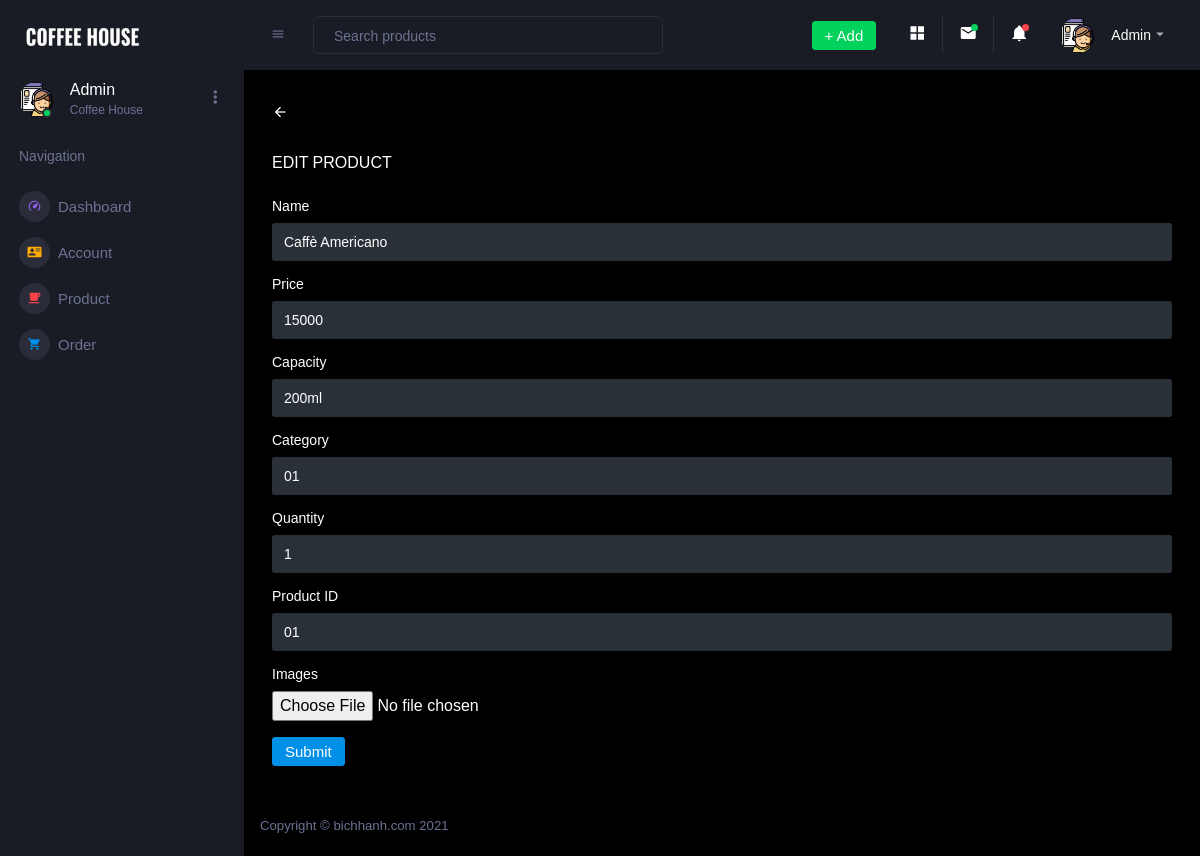
The page /admin/edit.php?id=1 on the database its author committed.
### tables this page shows
CREATE TABLE `sanpham` (
  `masp` varchar(30) NOT NULL,
  `tensp` varchar(22) NOT NULL,
  `hinhanh` varchar(50) NOT NULL,
  `gia` double NOT NULL,
  `dungtich` varchar(22) NOT NULL,
  `matl` varchar(22) NOT NULL,
  `soluong` int(10) NOT NULL,
  `id` int(11) NOT NULL
);

### admin/hehe.php (called while the page is built, shortened)
<?php
class module{
    function getByID($id){
        $db = new Connection();
        $conn = $db -> conn;
        $sql = "SELECT * FROM sanpham WHERE id = '$id'";
        $result = mysqli_query($conn, $sql);
        if(mysqli_num_rows($result) > 0){
            return mysqli_fetch_assoc($result);
        }
        return null;
    }
}
?>

### admin/edit.php (the view, shortened to what this page needs)
<?php
require_once("hehe.php");
$id = $_GET['id'];
$a = new module();
$edit = $a -> getByID($id);
?>
<!DOCTYPE html>
<html lang="en">
  <head>
    <link rel="stylesheet" href="assets/vendors/mdi/css/materialdesignicons.min.css">
    <link rel="stylesheet" href="assets/vendors/css/vendor.bundle.base.css">
    <link rel="stylesheet" href="assets/vendors/jvectormap/jquery-jvectormap.css">
    <link rel="stylesheet" href="assets/vendors/flag-icon-css/css/flag-icon.min.css">
    <link rel="stylesheet" href="assets/vendors/owl-carousel-2/owl.carousel.min.css">
    <link rel="stylesheet" href="assets/vendors/owl-carousel-2/owl.theme.default.min.css">
    <link rel="stylesheet" href="assets/css/style.css">
  </head>
  <body>
    <div class="container-scroller">
      <nav class="sidebar sidebar-offcanvas" id="sidebar">
        <div class="sidebar-brand-wrapper d-none d-lg-flex align-items-center justify-content-center fixed-top">
          <a class="sidebar-brand brand-logo" href="index.php"><img src="../images/COFFEE HOUSE.png" alt="logo" /></a>
        </div>
        <ul class="nav">
          <li class="nav-item profile">
            <div class="profile-desc">
              <div class="profile-pic">
                <div class="count-indicator">
                  <img class="img-xs rounded-circle " src="../images/admin.png" alt="">
                  <span class="count bg-success"></span>
                </div>
                <div class="profile-name">
                  <h5 class="mb-0 font-weight-normal">Admin</h5>
                  <span>Coffee House</span>
                </div>
              </div>
              <a href="#" id="profile-dropdown" data-toggle="dropdown"><i class="mdi mdi-dots-vertical"></i></a>
            </div>
          </li>
          <li class="nav-item nav-category">
            <span class="nav-link">Navigation</span>
          </li>
          <li class="nav-item menu-items">
            <a class="nav-link" href="index.php">
              <span class="menu-icon">
                <i class="mdi mdi-speedometer"></i>
              </span>
              <span class="menu-title">Dashboard</span>
            </a>
          </li>
          <li class="nav-item menu-items">
            <a class="nav-link" href="account.php">
              <span class="menu-icon">
                <i class="mdi mdi-account-card-details"></i>
              </span>
              <span class="menu-title">Account</span>
            </a>
          </li>
          <li class="nav-item menu-items">
            <a class="nav-link" href="product.php">
              <span class="menu-icon">
                <i class="mdi mdi-coffee"></i>
              </span>
              <span class="menu-title">Product</span>
            </a>
          </li>
          <li class="nav-item menu-items">
            <a class="nav-link" href="order.php">
              <span class="menu-icon">
                <i class="mdi mdi-cart"></i>
              </span>
              <span class="menu-title">Order</span>
            </a>
          </li>
        </ul>
      </nav>
      <div class="container-fluid page-body-wrapper">
        <nav class="navbar p-0 fixed-top d-flex flex-row">
          <div class="navbar-menu-wrapper flex-grow d-flex align-items-stretch">
            <button class="navbar-toggler navbar-toggler align-self-center" type="button" data-toggle="minimize">
              <span class="mdi mdi-menu"></span>
            </button>
            <ul class="navbar-nav w-100">
              <li class="nav-item w-100">
                <form class="nav-link mt-2 mt-md-0 d-none d-lg-flex search">
                  <input type="text" class="form-control" placeholder="Search products">
                </form>
              </li>
            </ul>
            <ul class="navbar-nav navbar-nav-right">
            <li class="nav-item dropdown d-none d-lg-block">
                <a class="nav-link btn btn-success create-new-button" id="createbuttonDropdown" data-toggle="dropdown" aria-expanded="false" href="#">+ Add</a>
              </li>
              <li class="nav-item nav-settings d-none d-lg-block">
                <a class="nav-link" href="#">
                  <i class="mdi mdi-view-grid"></i>
                </a>
              </li>
              <li class="nav-item dropdown border-left">
                <a class="nav-link count-indicator dropdown-toggle" id="messageDropdown" href="#" data-toggle="dropdown" aria-expanded="false">
                  <i class="mdi mdi-email"></i>
                  <span class="count bg-success"></span>
                </a>
              </li>
              <li class="nav-item dropdown border-left">
                <a class="nav-link count-indicator dropdown-toggle" id="notificationDropdown" href="#" data-toggle="dropdown">
                  <i class="mdi mdi-bell"></i>
                  <span class="count bg-danger"></span>
                </a>
              </li>
              <li class="nav-item dropdown">
                <a class="nav-link" id="profileDropdown" href="#" data-toggle="dropdown">
                  <div class="navbar-profile">
                    <img class="img-xs rounded-circle" src="../images/admin.png" alt="">
                    <p class="mb-0 d-none d-sm-block navbar-profile-name">Admin</p>
                    <i class="mdi mdi-menu-down d-none d-sm-block"></i>
                  </div>
                </a>
              </li>
            </ul>
          </div>
        </nav>
        <div class="main-panel">
          <div class="content-wrapper">
          <a style="color: white"href="product.php"><i class="mdi mdi-arrow-left"></i></a>
          <br><br>
            EDIT PRODUCT
            <br><br>
          <form method ="post">
            <div class="form-group">
              <label>Name</label>
              <input type="text" class="form-control" value="<?php echo $edit['tensp']?>" name="tensp">
            </div>
            <div class="form-group">
              <label>Price</label>
              <input type="text" class="form-control" value=<?php echo ($edit['gia'])?> name="gia">
            </div>
            <div class="form-group">
              <label>Capacity</label>
              <input type="text" class="form-control" value=<?php echo $edit['dungtich']?> name="dungtich">
            </div>
            <div class="form-group">
              <label>Category</label>
              <input type="text" class="form-control" value=<?php echo $edit['matl']?> name="matl">
            </div>
            <div class="form-group">
              <label>Quantity</label>
              <input type="text" class="form-control" value=<?php echo $edit['soluong']?> name="soluong">
            </div>
            <div class="form-group">
              <label>Product ID</label>
              <input type="text" class="form-control" value=<?php echo $edit['masp']?> name="masp">
            </div>
            <div class="form-group">
              <label>Images</label>
              <input type="file" class="form-control-file" value=<?php echo $edit['hinhanh']?> name="hinhanh">
            </div>
            <button type="submit" class="btn btn-primary" name="sua">Submit</button>
        </form>
          </div>
          <footer class="footer">
            <div class="d-sm-flex justify-content-center justify-content-sm-between">
              <span class="text-muted d-block text-center text-sm-left d-sm-inline-block">Copyright © bichhanh.com 2021</span>
            </div>
          </footer>
        </div>
      </div>
    </div>
  </body>
</html>

### rows shown on the page
sanpham: tensp "Caffè Americano", gia "15000", dungtich "200ml", matl "01", soluong "1", masp "01"
